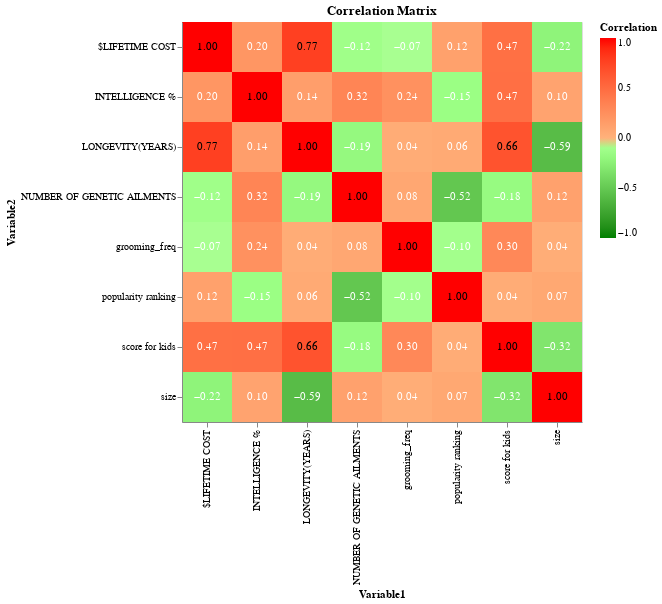

Notebook source saved alongside this figure:
### Markdown cell above
From the above two charts, we can conclude that:
There is no evidence showing that a specific type of dog breeds has consistent ranking in popularity.Therefore, there is no "safe" type to choose, and we should evaluate each type further. But before diving to specific type, I examine if there exist general trend on dog breeds.

### Code cell
# Calculate the correlation matrix
corr = df.corr().reset_index().melt('index')

# Rename columns for better readability
corr.columns = ['Variable1', 'Variable2', 'Correlation']

# Create the heatmap
heatmap = alt.Chart(corr).mark_rect().encode(
    x='Variable1:O',
    y='Variable2:O',
    color=alt.Color('Correlation:Q', 
                    scale=alt.Scale(scheme='redblue', domain=[-1, 0, 1], range=['green', 'white', 'red'])
                   ),
    tooltip=['Variable1', 'Variable2', 'Correlation']
).properties(
    width=400,
    height=400,
    title='Correlation Matrix'
)

# Add text to show correlation values
text = heatmap.mark_text(baseline='middle').encode(
    text=alt.Text('Correlation:Q', format='.2f'),
    color=alt.condition(
        alt.datum.Correlation > 0.5, 
        alt.value('black'), 
        alt.value('white')
    )
)

# Combine heatmap and text
final_chart = heatmap + text

# Display the heatmap
final_chart.display()

### Figure 1 — Vega-Lite specification as saved in the notebook (floating-point values rounded to 4 significant figures)
{"config": {"view": {"continuousWidth": 400, "continuousHeight": 300}}, "layer": [{"mark": "rect", "encoding": {"color": {"field": "Correlation", "scale": {"domain": [-1, 0, 1], "range": ["green", "white", "red"], "scheme": "redblue"}, "type": "quantitative"}, "tooltip": [{"field": "Variable1", "type": "nominal"}, {"field": "Variable2", "type": "nominal"}, {"field": "Correlation", "type": "quantitative"}], "x": {"field": "Variable1", "type": "ordinal"}, "y": {"field": "Variable2", "type": "ordinal"}}, "height": 400, "title": "Correlation Matrix", "width": 400}, {"mark": {"type": "text", "baseline": "middle"}, "encoding": {"color": {"condition": {"value": "black", "test": "(datum.Correlation > 0.5)"}, "value": "white"}, "text": {"field": "Correlation", "format": ".2f", "type": "quantitative"}, "tooltip": [{"field": "Variable1", "type": "nominal"}, {"field": "Variable2", "type": "nominal"}, {"field": "Correlation", "type": "quantitative"}], "x": {"field": "Variable1", "type": "ordinal"}, "y": {"field": "Variable2", "type": "ordinal"}}, "height": 400, "title": "Correlation Matrix", "width": 400}], "data": {"name": "data-cf9d2ad899364faf9c8f661f932e395b"}, "$schema": "https://vega.github.io/schema/vega-lite/v4.17.0.json", "datasets": {"data-cf9d2ad899364faf9c8f661f932e395b": [{"Variable1": "popularity ranking", "Variable2": "popularity ranking", "Correlation": 1.0}, {"Variable1": "size", "Variable2": "popularity ranking", "Correlation": 0.07411}, {"Variable1": "score for kids", "Variable2": "popularity ranking", "Correlation": 0.04358}, {"Variable1": "$LIFETIME COST", "Variable2": "popularity ranking", "Correlation": 0.1233}, {"Variable1": "INTELLIGENCE %", "Variable2": "popularity ranking", "Correlation": -0.1509}, {"Variable1": "LONGEVITY(YEARS)", "Variable2": "popularity ranking", "Correlation": 0.0598}, {"Variable1": "NUMBER OF GENETIC AILMENTS", "Variable2": "popularity ranking", "Correlation": -0.5156}, {"Variable1": "grooming_freq", "Variable2": "popularity ranking", "Correlation": -0.1009}, {"Variable1": "popularity ranking", "Variable2": "size", "Correlation": 0.07411}, {"Variable1": "size", "Variable2": "size", "Correlation": 1.0}, {"Variable1": "score for kids", "Variable2": "size", "Correlation": -0.3171}, {"Variable1": "$LIFETIME COST", "Variable2": "size", "Correlation": -0.2241}, {"Variable1": "INTELLIGENCE %", "Variable2": "size", "Correlation": 0.1039}, {"Variable1": "LONGEVITY(YEARS)", "Variable2": "size", "Correlation": -0.585}, {"Variable1": "NUMBER OF GENETIC AILMENTS", "Variable2": "size", "Correlation": 0.1226}, {"Variable1": "grooming_freq", "Variable2": "size", "Correlation": 0.03607}, {"Variable1": "popularity ranking", "Variable2": "score for kids", "Correlation": 0.04358}, {"Variable1": "size", "Variable2": "score for kids", "Correlation": -0.3171}, {"Variable1": "score for kids", "Variable2": "score for kids", "Correlation": 1.0}, {"Variable1": "$LIFETIME COST", "Variable2": "score for kids", "Correlation": 0.4673}, {"Variable1": "INTELLIGENCE %", "Variable2": "score for kids", "Correlation": 0.4721}, {"Variable1": "LONGEVITY(YEARS)", "Variable2": "score for kids", "Correlation": 0.6573}, {"Variable1": "NUMBER OF GENETIC AILMENTS", "Variable2": "score for kids", "Correlation": -0.1772}, {"Variable1": "grooming_freq", "Variable2": "score for kids", "Correlation": 0.2975}, {"Variable1": "popularity ranking", "Variable2": "$LIFETIME COST", "Correlation": 0.1233}, {"Variable1": "size", "Variable2": "$LIFETIME COST", "Correlation": -0.2241}, {"Variable1": "score for kids", "Variable2": "$LIFETIME COST", "Correlation": 0.4673}, {"Variable1": "$LIFETIME COST", "Variable2": "$LIFETIME COST", "Correlation": 1.0}, {"Variable1": "INTELLIGENCE %", "Variable2": "$LIFETIME COST", "Correlation": 0.2015}, {"Variable1": "LONGEVITY(YEARS)", "Variable2": "$LIFETIME COST", "Correlation": 0.7711}, {"Variable1": "NUMBER OF GENETIC AILMENTS", "Variable2": "$LIFETIME COST", "Correlation": -0.1181}, {"Variable1": "grooming_freq", "Variable2": "$LIFETIME COST", "Correlation": -0.06715}, {"Variable1": "popularity ranking", "Variable2": "INTELLIGENCE %", "Correlation": -0.1509}, {"Variable1": "size", "Variable2": "INTELLIGENCE %", "Correlation": 0.1039}, {"Variable1": "score for kids", "Variable2": "INTELLIGENCE %", "Correlation": 0.4721}, {"Variable1": "$LIFETIME COST", "Variable2": "INTELLIGENCE %", "Correlation": 0.2015}, {"Variable1": "INTELLIGENCE %", "Variable2": "INTELLIGENCE %", "Correlation": 1.0}, {"Variable1": "LONGEVITY(YEARS)", "Variable2": "INTELLIGENCE %", "Correlation": 0.1393}, {"Variable1": "NUMBER OF GENETIC AILMENTS", "Variable2": "INTELLIGENCE %", "Correlation": 0.3215}, {"Variable1": "grooming_freq", "Variable2": "INTELLIGENCE %", "Correlation": 0.2369}, {"Variable1": "popularity ranking", "Variable2": "LONGEVITY(YEARS)", "Correlation": 0.0598}, {"Variable1": "size", "Variable2": "LONGEVITY(YEARS)", "Correlation": -0.585}, {"Variable1": "score for kids", "Variable2": "LONGEVITY(YEARS)", "Correlation": 0.6573}, {"Variable1": "$LIFETIME COST", "Variable2": "LONGEVITY(YEARS)", "Correlation": 0.7711}, {"Variable1": "INTELLIGENCE %", "Variable2": "LONGEVITY(YEARS)", "Correlation": 0.1393}, {"Variable1": "LONGEVITY(YEARS)", "Variable2": "LONGEVITY(YEARS)", "Correlation": 1.0}, {"Variable1": "NUMBER OF GENETIC AILMENTS", "Variable2": "LONGEVITY(YEARS)", "Correlation": -0.191}, {"Variable1": "grooming_freq", "Variable2": "LONGEVITY(YEARS)", "Correlation": 0.04383}, {"Variable1": "popularity ranking", "Variable2": "NUMBER OF GENETIC AILMENTS", "Correlation": -0.5156}, {"Variable1": "size", "Variable2": "NUMBER OF GENETIC AILMENTS", "Correlation": 0.1226}, {"Variable1": "score for kids", "Variable2": "NUMBER OF GENETIC AILMENTS", "Correlation": -0.1772}, {"Variable1": "$LIFETIME COST", "Variable2": "NUMBER OF GENETIC AILMENTS", "Correlation": -0.1181}, {"Variable1": "INTELLIGENCE %", "Variable2": "NUMBER OF GENETIC AILMENTS", "Correlation": 0.3215}, {"Variable1": "LONGEVITY(YEARS)", "Variable2": "NUMBER OF GENETIC AILMENTS", "Correlation": -0.191}, {"Variable1": "NUMBER OF GENETIC AILMENTS", "Variable2": "NUMBER OF GENETIC AILMENTS", "Correlation": 1.0}, {"Variable1": "grooming_freq", "Variable2": "NUMBER OF GENETIC AILMENTS", "Correlation": 0.07999}, {"Variable1": "popularity ranking", "Variable2": "grooming_freq", "Correlation": -0.1009}, {"Variable1": "size", "Variable2": "grooming_freq", "Correlation": 0.03607}, {"Variable1": "score for kids", "Variable2": "grooming_freq", "Correlation": 0.2975}, {"Variable1": "$LIFETIME COST", "Variable2": "grooming_freq", "Correlation": -0.06715}, {"Variable1": "INTELLIGENCE %", "Variable2": "grooming_freq", "Correlation": 0.2369}, {"Variable1": "LONGEVITY(YEARS)", "Variable2": "grooming_freq", "Correlation": 0.04383}, {"Variable1": "NUMBER OF GENETIC AILMENTS", "Variable2": "grooming_freq", "Correlation": 0.07999}, {"Variable1": "grooming_freq", "Variable2": "grooming_freq", "Correlation": 1.0}]}}
